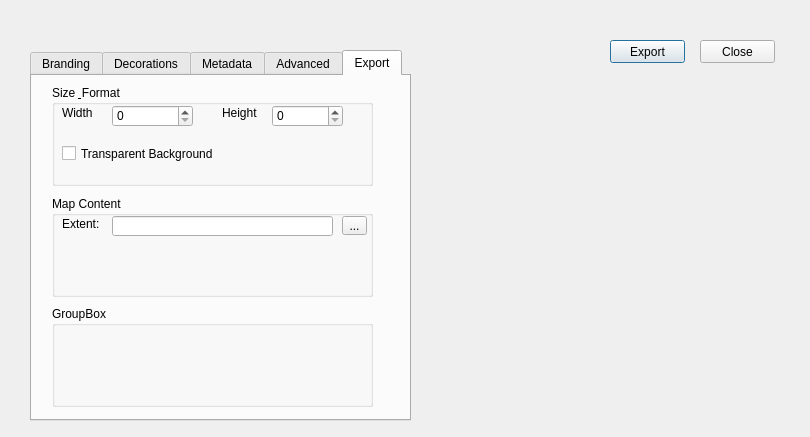
<?xml version="1.0" encoding="UTF-8"?>
<ui version="4.0">
 <class>MapBrandingDialogBase</class>
 <widget class="QDialog" name="MapBrandingDialogBase">
  <property name="geometry">
   <rect>
    <x>0</x>
    <y>0</y>
    <width>810</width>
    <height>437</height>
   </rect>
  </property>
  <property name="windowTitle">
   <string>Map Branding</string>
  </property>
  <widget class="QPushButton" name="btnExport">
   <property name="geometry">
    <rect>
     <x>610</x>
     <y>40</y>
     <width>75</width>
     <height>23</height>
    </rect>
   </property>
   <property name="text">
    <string>Export</string>
   </property>
  </widget>
  <widget class="QPushButton" name="btnClose">
   <property name="geometry">
    <rect>
     <x>700</x>
     <y>40</y>
     <width>75</width>
     <height>23</height>
    </rect>
   </property>
   <property name="text">
    <string>Close</string>
   </property>
  </widget>
  <widget class="QTabWidget" name="tabWidget">
   <property name="geometry">
    <rect>
     <x>30</x>
     <y>50</y>
     <width>381</width>
     <height>371</height>
    </rect>
   </property>
   <property name="currentIndex">
    <number>4</number>
   </property>
   <widget class="QWidget" name="tabBranding">
    <attribute name="title">
     <string>Branding</string>
    </attribute>
    <widget class="QGroupBox" name="groupLogo">
     <property name="geometry">
      <rect>
       <x>10</x>
       <y>10</y>
       <width>351</width>
       <height>291</height>
      </rect>
     </property>
     <property name="title">
      <string>Logo</string>
     </property>
     <widget class="QLineEdit" name="lineLogoPath">
      <property name="geometry">
       <rect>
        <x>80</x>
        <y>30</y>
        <width>181</width>
        <height>20</height>
       </rect>
      </property>
     </widget>
     <widget class="QToolButton" name="btnBrowseLogo">
      <property name="geometry">
       <rect>
        <x>270</x>
        <y>30</y>
        <width>31</width>
        <height>21</height>
       </rect>
      </property>
      <property name="text">
       <string>...</string>
      </property>
     </widget>
     <widget class="QLabel" name="labelLogo">
      <property name="geometry">
       <rect>
        <x>10</x>
        <y>30</y>
        <width>71</width>
        <height>20</height>
       </rect>
      </property>
      <property name="text">
       <string>Choose logo:</string>
      </property>
     </widget>
     <widget class="QPushButton" name="btnClear">
      <property name="geometry">
       <rect>
        <x>300</x>
        <y>30</y>
        <width>31</width>
        <height>21</height>
       </rect>
      </property>
      <property name="text">
       <string>x</string>
      </property>
     </widget>
     <widget class="QComboBox" name="comboLogoPosition">
      <property name="geometry">
       <rect>
        <x>80</x>
        <y>70</y>
        <width>181</width>
        <height>22</height>
       </rect>
      </property>
      <item>
       <property name="text">
        <string>Top Left</string>
       </property>
      </item>
      <item>
       <property name="text">
        <string>Top Right</string>
       </property>
      </item>
      <item>
       <property name="text">
        <string>Bottom Left</string>
       </property>
      </item>
      <item>
       <property name="text">
        <string>Bottom Right</string>
       </property>
      </item>
      <item>
       <property name="text">
        <string>Custom</string>
       </property>
      </item>
     </widget>
     <widget class="QLabel" name="label">
      <property name="geometry">
       <rect>
        <x>16</x>
        <y>70</y>
        <width>61</width>
        <height>20</height>
       </rect>
      </property>
      <property name="text">
       <string>Position:</string>
      </property>
     </widget>
     <widget class="QLabel" name="label_2">
      <property name="geometry">
       <rect>
        <x>16</x>
        <y>110</y>
        <width>51</width>
        <height>20</height>
       </rect>
      </property>
      <property name="text">
       <string>Width (%)</string>
      </property>
     </widget>
     <widget class="QDoubleSpinBox" name="spinLogoWidth">
      <property name="geometry">
       <rect>
        <x>80</x>
        <y>110</y>
        <width>62</width>
        <height>22</height>
       </rect>
      </property>
     </widget>
     <widget class="QSlider" name="horizontalSlider">
      <property name="geometry">
       <rect>
        <x>80</x>
        <y>160</y>
        <width>181</width>
        <height>22</height>
       </rect>
      </property>
      <property name="maximum">
       <number>100</number>
      </property>
      <property name="sliderPosition">
       <number>100</number>
      </property>
      <property name="orientation">
       <enum>Qt::Horizontal</enum>
      </property>
     </widget>
     <widget class="QLabel" name="label_3">
      <property name="geometry">
       <rect>
        <x>20</x>
        <y>160</y>
        <width>41</width>
        <height>20</height>
       </rect>
      </property>
      <property name="text">
       <string>Opacity</string>
      </property>
     </widget>
    </widget>
   </widget>
   <widget class="QWidget" name="tabDecorations">
    <attribute name="title">
     <string>Decorations</string>
    </attribute>
   </widget>
   <widget class="QWidget" name="tabMetadata">
    <attribute name="title">
     <string>Metadata</string>
    </attribute>
   </widget>
   <widget class="QWidget" name="tabAdvanced">
    <attribute name="title">
     <string>Advanced</string>
    </attribute>
   </widget>
   <widget class="QWidget" name="tabExport">
    <attribute name="title">
     <string>Export</string>
    </attribute>
    <widget class="QGroupBox" name="groupBox">
     <property name="geometry">
      <rect>
       <x>20</x>
       <y>9</y>
       <width>321</width>
       <height>101</height>
      </rect>
     </property>
     <property name="title">
      <string>Size &amp; Format</string>
     </property>
     <widget class="QLabel" name="labelWidth">
      <property name="geometry">
       <rect>
        <x>10</x>
        <y>20</y>
        <width>61</width>
        <height>16</height>
       </rect>
      </property>
      <property name="text">
       <string>Width</string>
      </property>
     </widget>
     <widget class="QLabel" name="labelHeight">
      <property name="geometry">
       <rect>
        <x>170</x>
        <y>20</y>
        <width>61</width>
        <height>16</height>
       </rect>
      </property>
      <property name="text">
       <string>Height</string>
      </property>
     </widget>
     <widget class="QSpinBox" name="spinWidth">
      <property name="geometry">
       <rect>
        <x>60</x>
        <y>20</y>
        <width>81</width>
        <height>22</height>
       </rect>
      </property>
     </widget>
     <widget class="QSpinBox" name="spinHeight">
      <property name="geometry">
       <rect>
        <x>220</x>
        <y>20</y>
        <width>71</width>
        <height>22</height>
       </rect>
      </property>
     </widget>
     <widget class="QCheckBox" name="chkTransparent">
      <property name="geometry">
       <rect>
        <x>10</x>
        <y>60</y>
        <width>201</width>
        <height>17</height>
       </rect>
      </property>
      <property name="text">
       <string>Transparent Background</string>
      </property>
     </widget>
    </widget>
    <widget class="QGroupBox" name="groupBox_2">
     <property name="geometry">
      <rect>
       <x>20</x>
       <y>120</y>
       <width>321</width>
       <height>101</height>
      </rect>
     </property>
     <property name="title">
      <string>Map Content</string>
     </property>
     <widget class="QLabel" name="label_4">
      <property name="geometry">
       <rect>
        <x>10</x>
        <y>20</y>
        <width>41</width>
        <height>16</height>
       </rect>
      </property>
      <property name="text">
       <string>Extent:</string>
      </property>
     </widget>
     <widget class="QLineEdit" name="lineExtent">
      <property name="geometry">
       <rect>
        <x>60</x>
        <y>20</y>
        <width>221</width>
        <height>20</height>
       </rect>
      </property>
     </widget>
     <widget class="QToolButton" name="btnChooseExtent">
      <property name="geometry">
       <rect>
        <x>290</x>
        <y>20</y>
        <width>25</width>
        <height>19</height>
       </rect>
      </property>
      <property name="text">
       <string>...</string>
      </property>
     </widget>
    </widget>
    <widget class="QGroupBox" name="groupBox_3">
     <property name="geometry">
      <rect>
       <x>20</x>
       <y>230</y>
       <width>321</width>
       <height>101</height>
      </rect>
     </property>
     <property name="title">
      <string>GroupBox</string>
     </property>
    </widget>
   </widget>
  </widget>
  <widget class="QWidget" name="widget" native="true">
   <property name="geometry">
    <rect>
     <x>430</x>
     <y>70</y>
     <width>351</width>
     <height>311</height>
    </rect>
   </property>
  </widget>
 </widget>
 <resources/>
 <connections/>
</ui>
